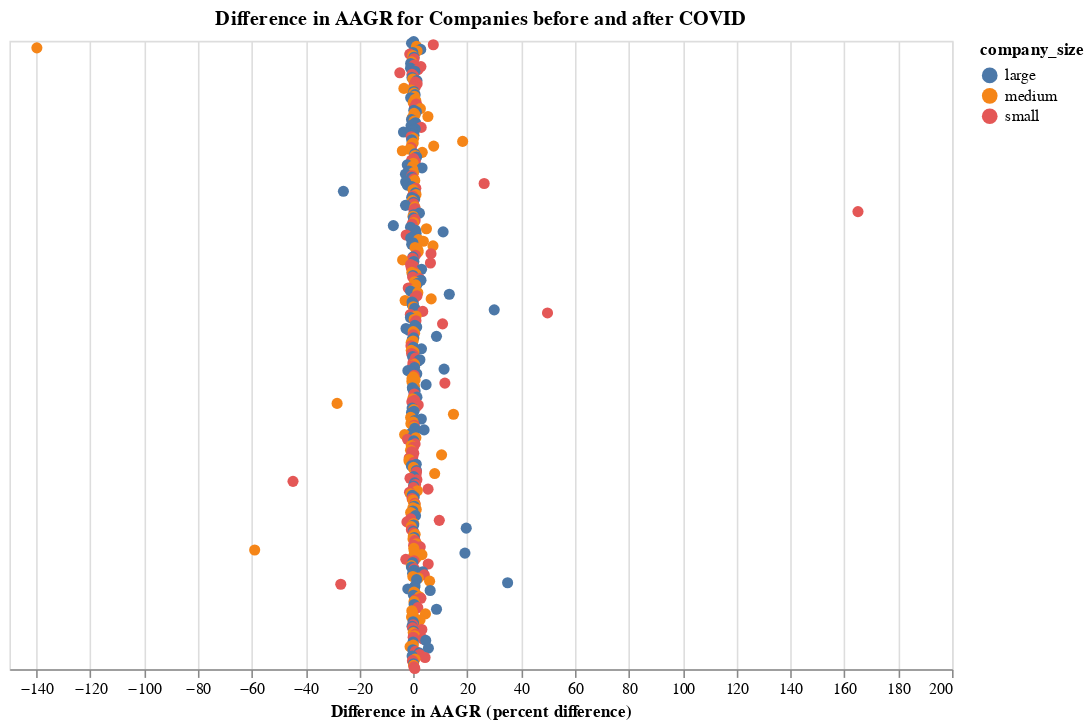

The cell this chart's notebook holds for it:
### Code cell
nearest = alt.selection_point(nearest=True, on='mouseover', fields=['amount'], empty=False)
scatter = alt.Chart(final_df).mark_circle(opacity=1, size=50).encode(
    x=alt.X('aagr_diff:Q', title='Difference in AAGR (percent difference)',),
    y=alt.Y('name:N', axis = None),
    color=alt.Color('company_size:N'),
    tooltip=['name', 'sector', 'revenue_diff', 'profit_diff']
).properties(
    width=600,
    height=400,
    title='Difference in AAGR for Companies before and after COVID'
).add_params(
    nearest
)
scatter

### Figure 1 — Vega-Lite specification as saved in the notebook (floating-point values rounded to 4 significant figures; data arrays with more than 128 entries replaced by an {"elided": "..."} marker saying what was removed)
{"config": {"view": {"continuousWidth": 300, "continuousHeight": 300}}, "data": {"name": "data-e2794446e222d64667fef573bb30f853"}, "mark": {"type": "circle", "opacity": 1, "size": 50}, "encoding": {"color": {"field": "company_size", "type": "nominal"}, "tooltip": [{"field": "name", "type": "nominal"}, {"field": "sector", "type": "nominal"}, {"field": "revenue_diff", "type": "quantitative"}, {"field": "profit_diff", "type": "quantitative"}], "x": {"field": "aagr_diff", "title": "Difference in AAGR (percent difference)", "type": "quantitative"}, "y": {"axis": null, "field": "name", "type": "nominal"}}, "height": 400, "params": [{"name": "param_3", "select": {"type": "point", "fields": ["amount"], "nearest": true, "on": "mouseover"}}], "title": "Difference in AAGR for Companies before and after COVID", "width": 600, "$schema": "https://vega.github.io/schema/vega-lite/v5.8.0.json", "datasets": {"data-e2794446e222d64667fef573bb30f853": {"elided": "403 records"}}}
